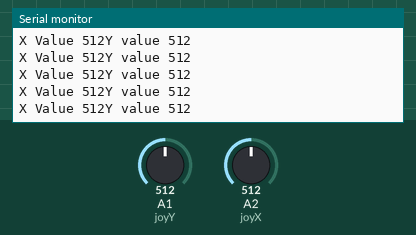
The sketch below on a simulated Arduino Uno, built with avr-gcc and run on an emulated ATmega328P. Shown: the last lines printed to the serial monitor. The inputs (shaded band) are chosen by the test bench; at power-on: A1 (joyY) = 512, A2 (joyX) = 512. No radio packets arrive unless stated.

Above: at 1.2 s.
1.3 s: A1 (joyY) set to 716
At 1.51 s:
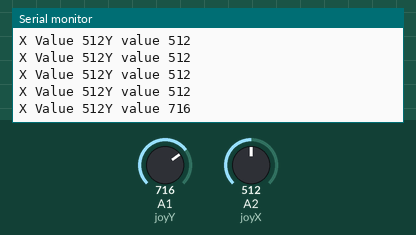
4.3 s: A2 (joyX) set to 716
At 4.4 s:
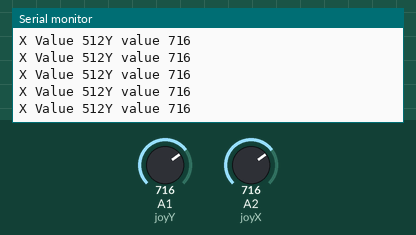
5.8 s: A1 (joyY) set to 900
At 5.85 s:
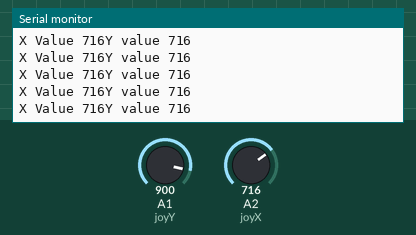
7.3 s: A2 (joyX) set to 900
At 7.5 s:
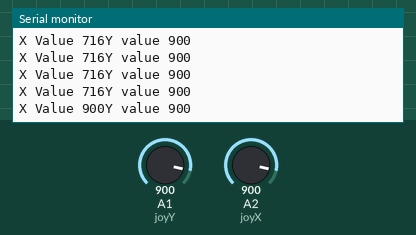
Timing chart, 0 to 9.8 s (numbered marks = the images above; inputs shaded):
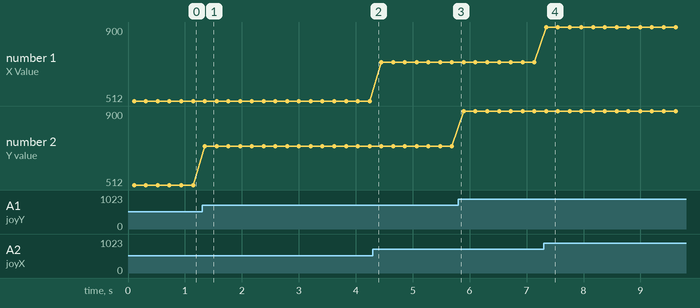

The sketch:

REMOTE_CODE.ino
```cpp
///////////////////////////////////////////////////////////////
//                                                           //
// H61AEE: Dept. EEE, The University of Nottingham 2018      //
// Author: D. Fallows                                        //
//                                                           //
// REMOTE_Template.ino: HMI Template Sketch                  //
//                      Session 4 - RF Remote Control        //
//                                                           //
///////////////////////////////////////////////////////////////

// Libraries
#include <Wire.h>
#include <SPI.h>
#include <RF24.h>
#include "REMOTE_Template.h"

#define joyX A2
#define joyY A1


RF24 radio(9, 10);  // Set up the nRF24L01+ radio (CE pin, CSN pin)

void setup()
{

  Wire.begin(REMOTE);           // Join I2C bus as the Remote board

  Serial.begin(9600);

  radio.begin();                    // Start the radio module
  radio.setPALevel(RF24_PA_LOW);    // Set the transmission power to max
  radio.setDataRate(RF24_250KBPS);  // Set the speed to 250kbps
  radio.setChannel(CHANNELNUMBER);  // Set the channel

  radio.openWritingPipe(rfAddresses[1]);    // Transmit to the remote address
  radio.openReadingPipe(1, rfAddresses[0]); // Recieve sensor addressed packets

  radio.setPayloadSize(PAYLOADSIZE); // Set the number of bytes for the data packet


  /* TODO - configure your inputs and outputs here, call any setup functions required */
}

void loop()
{
  delay(100);

  int xValue;
  int yValue;

  xValue = analogRead(joyX);
  radio.write("x", sizeof(char));
  radio.write(&xValue,  sizeof(int));
  Serial.print("X Value ");
  Serial.print(xValue);

  delay(100);

  yValue = analogRead(joyY);
  radio.write("y", sizeof(char));
  radio.write(&yValue, sizeof(int));
  Serial.print("Y value ");
  Serial.println(yValue);
}

void writeToI2C(char device, char command, int parameter)
{
  Wire.beginTransmission(device); // transmit to device
  Wire.write(command);  // send the command first
  Wire.write((byte)((parameter & 0xFF00) >> 8));  // send the parameter as two bytes
  Wire.write((byte)((parameter & 0x00FF)));
  Wire.endTransmission();    // stop transmitting
}
```

REMOTE_Template.h
```cpp
///////////////////////////////////////////////////////////////
//                                                           //
// H61AEE: Dept. EEE, The University of Nottingham 2018      //
// Author: D. Fallows                                        //
//                                                           //
// REMOTE_Template.h: HMI Template Sketch                    //
//                    Session 4 - RF Remote Control          //
//                                                           //
///////////////////////////////////////////////////////////////

#ifndef REMOTE_Template_h
#define REMOTE_Template_h

// Defines
#define HMI 0xA1	//I2C Addresses
#define CAR 0xA2
#define SENSOR 0xA3
#define REMOTE 0xA4

#define GROUPNUMBER 29
#define CHANNELNUMBER 129 - (2*GROUPNUMBER)
#define PAYLOADSIZE 32

// Function declarations
void writeToI2C(char device, char command, int parameter);

// Global Variables
byte rfAddresses[][6] = {"1NODE", "2NODE"};
byte rfPacket[PAYLOADSIZE];

#endif
```

Measured:
- after the input at 1.3 s, the serial monitor: prints a new line after 0.05 s (image 1)
- after the input at 7.3 s, the serial monitor: prints a new line at once (image 4)
- plotted number 2: 512 → 716 after the input at 1.3 s, 716 → 900 after the input at 5.8 s
